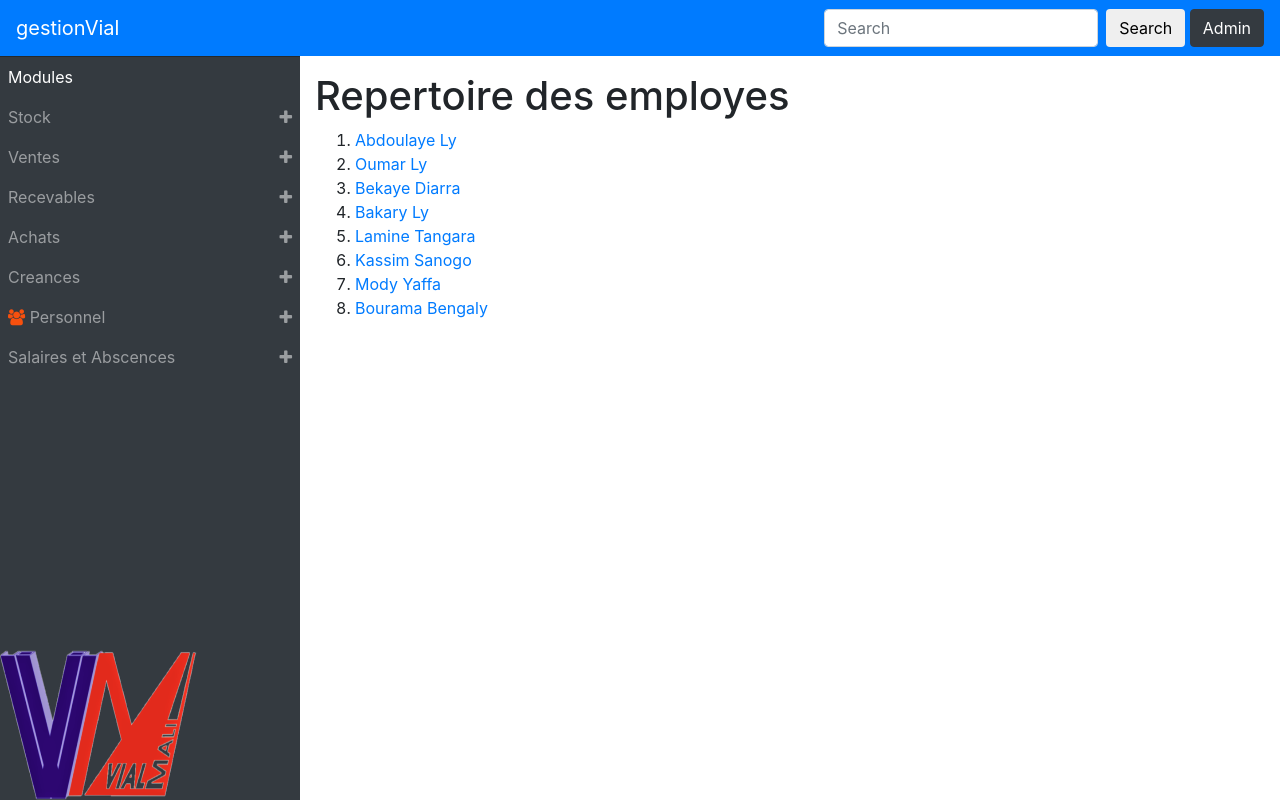
The app's page /gestionPersonnel/repertoire_employes/, older data.
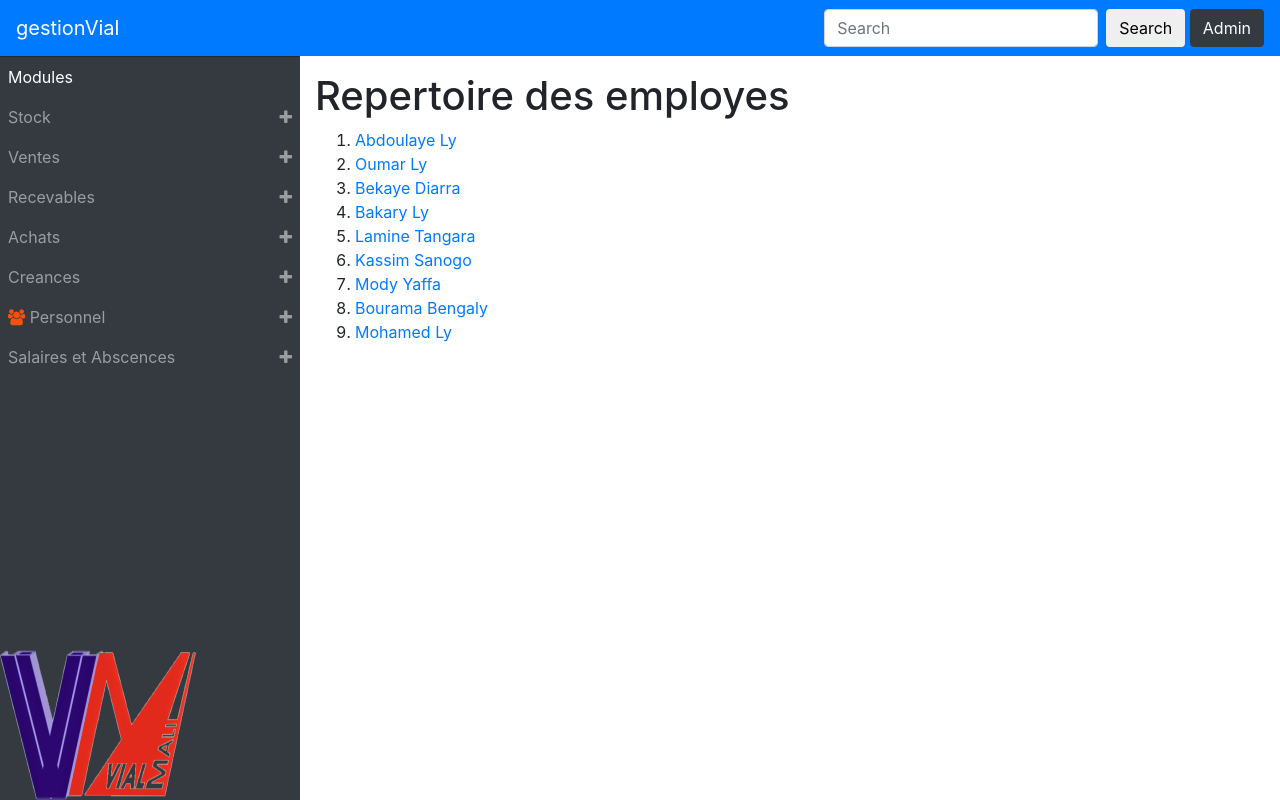
The same page, newer data.
### gestionPersonnel/models.py (models this page shows, shortened)
class Employe(models.Model):
    numeroEmploye = models.UUIDField(primary_key = True, default=uuid.uuid4,editable=False)
    prenom = models.CharField(max_length=50)
    nom = models.CharField(max_length=50)
    dateNaissance = models.DateField(blank=False,null=False)
    sexe = models.CharField(max_length=1,blank=False,null=False,choices=(('H','HOMME'),('F','FEMME')))
    adresseDom = models.CharField(max_length=100,blank=True,null=True)
    ville = models.CharField(max_length=50,blank=True,null=True,default='Bamako')
    pays = models.CharField(max_length=50,blank=True,null=True,default='Mali')
    responsable = models.ForeignKey('self',null=True,blank=True,on_delete=models.RESTRICT)
    dateAjout = models.DateTimeField(default=timezone.now())
    def get_absolute_url(self): #go back to this post
        return reverse("gestionPersonnel:details",kwargs={'pk':self.numeroEmploye})

### gestionPersonnel/views.py (the view)
class EmployeListView(ListView):
    model = models.Employe
    context_object_name = 'employes'
    def get_context_data(self, **kwargs):
        context = super().get_context_data(**kwargs)
        return context

### templates/gestionPersonnel/employe_list.html
{% extends 'acceuil/base.html' %}
{% block pagecontent %}
<h1>Repertoire des employes</h1>
<ol>
  {% for employe in employes %}
    <li><a href="{{ employe.get_absolute_url }}">{{ employe.prenom }} {{ employe.nom }}</a></li>
    {% empty %}
    <li>Pas d'employe dans la base! :(</li>
  {% endfor %}
</ol>
{% endblock %}

Row changes from the older to the newer data that the page shows:
added Employe: prenom "Mohamed", nom "Ly"
